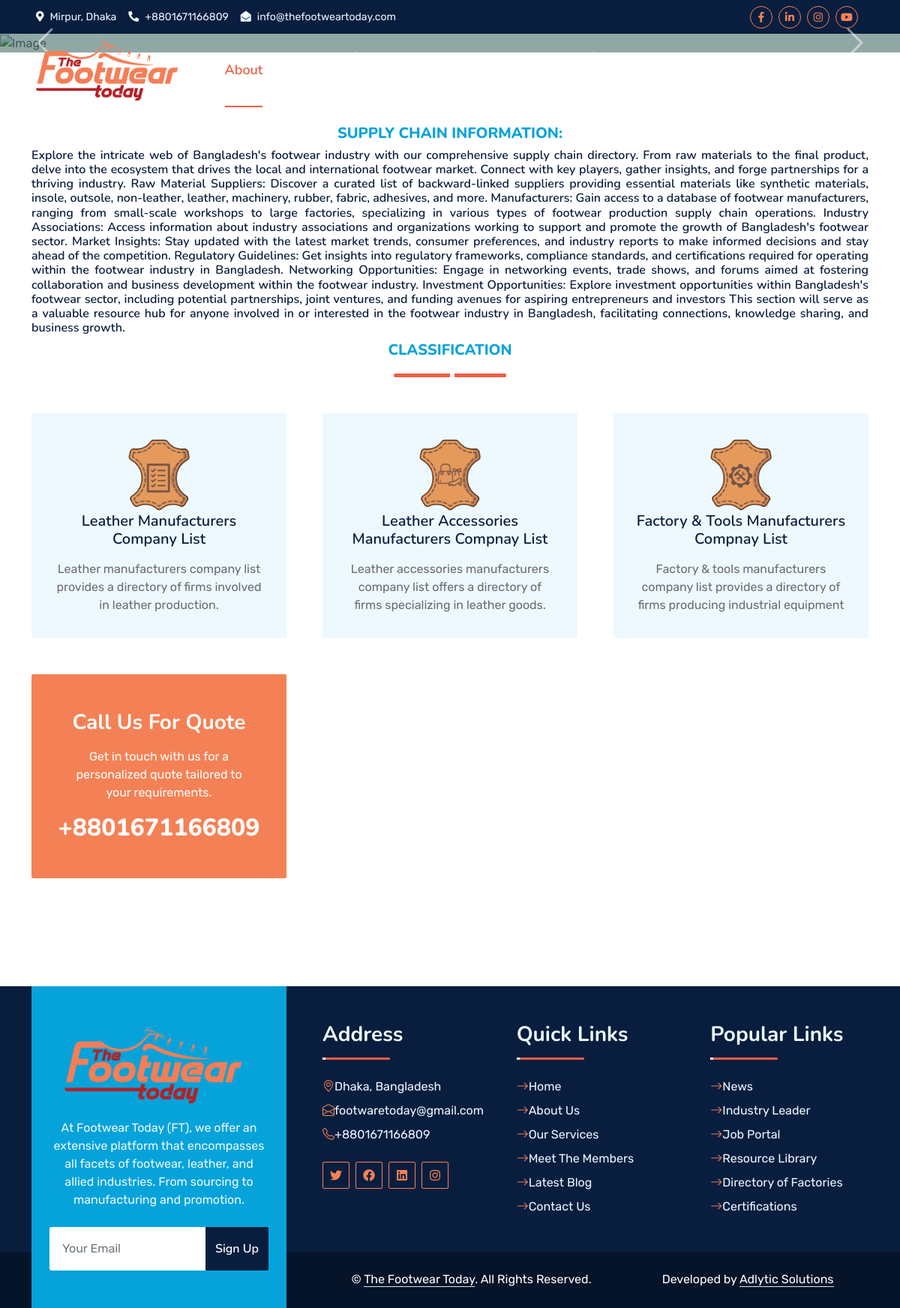
Screenshot of /supply_chain/ with the database file from the repository.
### service/models.py (models this page shows, shortened)
class Category(models.Model):
    category_name = models.CharField(max_length = 50, unique = True)
    slug = models.SlugField(max_length=200, unique=True)
    icon = models.ImageField(upload_to='category_icons/', default='photos/default.png', blank=True, null=True)
    content = models.CharField(max_length = 500, blank=True, null=True)

### service/views.py (the view)
# urls.py: path('supply_chain/', views.supply_chain, name='supply_chain'),
def supply_chain(request):
    categories = Category.objects.all()
    return render(request, 'chain/supply_chain_info.html', {'categories': categories})

### service/templates/chain/supply_chain_info.html (shortened to what this page needs)
{% extends 'index.html' %}
{% block body%}
{% load static %}
<body>
  <div class="container-fluid position-relative p-0">
    <nav class="navbar navbar-expand-lg navbar-dark px-5 py-3 py-lg-0">
      <a href="{% url 'home' %}" class="navbar-brand p-0">
        <h1 class="m-0">
          <img
            class="w-100"
            src="{% static 'img/logo/xlogo.png' %}"
            height="80px"
            width="100px"
            alt="Image"
          />
        </h1>
      </a>
      <div class="collapse navbar-collapse" id="navbarCollapse">
        <div class="navbar-nav ms-auto py-0">
          <a href="{% url 'about'  %}" class="nav-item nav-link active"
            >About</a
          >
          <div class="nav-item dropdown">
            <a
              href="#"
              class="nav-link dropdown-toggle"
              data-bs-toggle="dropdown"
              >Directory of Factories</a
            >
          </div>
          <div class="nav-item dropdown">
            <a
              href="#"
              class="nav-link dropdown-toggle"
              data-bs-toggle="dropdown"
              >Service</a
            >
          </div>
          <div class="nav-item dropdown">
            <a
              href="#"
              class="nav-link dropdown-toggle"
              data-bs-toggle="dropdown"
              >KCC</a
            >
          </div>
          <a href="{% url 'leaders'  %}" class="nav-item nav-link"
            >Industry Leader</a
          >
          <a href="{% url 'job_list'  %}" class="nav-item nav-link">
            Job Portal</a
          >
          <a href="{% url 'blog'  %}" class="nav-item nav-link">Blog</a>
          <a href="{% url 'contact'  %}" class="nav-item nav-link">Contact</a>
        </div>
      </div>
    </nav>
    <div
      id="header-carousel"
      class="carousel slide carousel-fade"
      data-bs-ride="carousel"
    >
      <div class="carousel-inner">
        <div class="carousel-item active">
          <img class="w-100" src="{% static 'img/Supply.jpg'%}" alt="Image" />
          <div
            class="carousel-caption d-flex flex-column align-items-center justify-content-center"
          >
            <div class="p-3" style="max-width: 900px">
              <h1 class="display-1 text-white mb-md-4 animated zoomIn">
              </h1>
            </div>
          </div>
        </div>
      </div>
      <button
        class="carousel-control-prev"
        type="button"
        data-bs-target="#header-carousel"
        data-bs-slide="prev"
      >
      </button>
      <button
        class="carousel-control-next"
        type="button"
        data-bs-target="#header-carousel"
        data-bs-slide="next"
      >
        <span class="carousel-control-next-icon" aria-hidden="true"></span>
      </button>
    </div>
  </div>
  <div class="container-fluid py-5 wow fadeInUp" data-wow-delay="0.1s">
    <div class="container py-5">
      <div
        class="section-title text-center position-relative pb-3 mb-5 mx-auto"
        style="max-width: 1600px"
      >
        <h5 class="fw-bold text-primary text-uppercase">Supply chain information:</h5>
        <h6 class="text-justify">
       Explore the intricate web of Bangladesh's footwear industry with our comprehensive supply chain directory. From raw materials to the final product, delve into the ecosystem that drives the local and international footwear market. Connect with key players, gather insights, and forge partnerships for a thriving industry.
       Raw Material Suppliers: Discover a curated list of backward-linked suppliers providing essential materials like synthetic materials, insole, outsole, non-leather, leather, machinery, rubber, fabric, adhesives, and more.
       Manufacturers: Gain access to a database of footwear manufacturers, ranging from small-scale workshops to large factories, specializing in various types of footwear production supply chain operations.
       Industry Associations: Access information about industry associations and organizations working to support and promote the growth of Bangladesh's footwear sector.
       Market Insights: Stay updated with the latest market trends, consumer preferences, and industry reports to make informed decisions and stay ahead of the competition.
       Regulatory Guidelines: Get insights into regulatory frameworks, compliance standards, and certifications required for operating within the footwear industry in Bangladesh.
       Networking Opportunities: Engage in networking events, trade shows, and forums aimed at fostering collaboration and business development within the footwear industry.
       Investment Opportunities: Explore investment opportunities within Bangladesh's footwear sector, including potential partnerships, joint ventures, and funding avenues for aspiring entrepreneurs and investors
       This section will serve as a valuable resource hub for anyone involved in or interested in the footwear industry in Bangladesh, facilitating connections, knowledge sharing, and business growth.
        </h6>
        <h5 class="fw-bold text-primary text-uppercase">Classification</h5>
  </div>
      <div class="row g-5">
        {% for category in categories %}
        <div class="col-lg-4 col-md-6 wow zoomIn" data-wow-delay="0.3s">
          <div
            class="service-item bg-light rounded d-flex flex-column align-items-center justify-content-center text-center"
          >
            <div >
              <img
                  src="{{ category.icon.url }}"
                  alt="Newsletter Subscription Icon"
                  class="icon2"
                />
            </div>
            <h5 class="mb-3">{{ category.category_name }}</h5>
            <p class="m-0">
              {{ category.content }}
            </p>
          </div>
        </div>
       {% endfor %}
        <div class="col-lg-4 col-md-6 wow zoomIn" data-wow-delay="0.9s">
         <div
            class="position-relative rounded h-100 d-flex flex-column align-items-center justify-content-center text-center p-5"
            style="background-color: #f48155;"
          >
            <h3 class="text-white mb-3">Call Us For Quote</h3>
            <p class="text-white mb-3">
              Get in touch with us for a personalized quote tailored to your
              requirements.
            </p>
            <h2 class="text-white mb-0">+8801671166809</h2>
          </div>
        </div>
         </div>
    </div>
  </div>
{% endblock %}

### static/css/style.css (style rules this page uses)
:root { --primary: #f05d44; --secondary: #f05d44; --light: #f05d44; --dark: #a4282a; }
h1, h2, .fw-bold { font-weight: 800 !important; }
h3, h4, .fw-semi-bold { font-weight: 700 !important; }
h5, h6, .fw-medium { font-weight: 600 !important; }
.navbar-dark .navbar-nav .nav-link { font-family: 'Nunito', sans-serif; position: relative; margin-left: 25px; padding: 35px 0; color: #FFFFFF; font-size: 18px; font-weight: 600; outline: none; transition: .5s; }
.navbar-dark .navbar-nav .nav-link:hover, .navbar-dark .navbar-nav .nav-link.active { color: var(--primary); }
.navbar-dark .navbar-brand h1 { color: #FFFFFF; }
@media (min-width: 992px) { .navbar-dark { position: absolute; width: 100%; top: 0; left: 0; border-bottom: 1px solid rgba(256, 256, 256, .1); z-index: 999; } }
@media (min-width: 992px) { .navbar-dark .navbar-nav .nav-link::before { position: absolute; content: ""; width: 0; height: 2px; bottom: -1px; left: 50%; background: var(--primary); transition: .5s; } }
@media (min-width: 992px) { .navbar-dark .navbar-nav .nav-link:hover::before, .navbar-dark .navbar-nav .nav-link.active::before { width: 100%; left: 0; } }
.carousel-caption { top: 0; left: 0; right: 0; bottom: 0; background: rgba(9, 62, 55, .45); z-index: 1; }
.carousel-control-prev, .carousel-control-next { width: 10%; }
.carousel-control-prev-icon, .carousel-control-next-icon { width: 3rem; height: 3rem; }
.section-title::before { position: absolute; content: ""; width: 150px; height: 5px; left: 0; bottom: 0; background: var(--primary); border-radius: 2px; }
.section-title.text-center::before { left: 50%; margin-left: -75px; }
.section-title::after { position: absolute; content: ""; width: 6px; height: 5px; bottom: 0px; background: #FFFFFF; -webkit-animation: section-title-run 5s infinite linear; animation: section-title-run 5s infinite linear; }
.section-title.text-center::after { -webkit-animation: section-title-run-center 5s infinite linear; animation: section-title-run-center 5s infinite linear; }
.service-item { position: relative; height: 300px; padding: 0 30px; transition: .5s; }

### service/templates/chain/supply_chain_info.html (style rules this page uses)
.text-justify { text-align: justify; }
.icon2 { width: 100px; height: 100px; }

### rows the page displays
Category: icon (picture), category_name "Leather Manufacturers Company List", content "Leather manufacturers company list provides a directory of firms involved in leather production."
Category: icon (picture), category_name "Leather Accessories Manufacturers Compnay List", content "Leather accessories manufacturers company list offers a directory of firms specializing in leather goods."
Category: icon (picture), category_name "Factory & Tools Manufacturers Compnay List", content "Factory & tools manufacturers company list provides a directory of firms producing industrial equipment"
